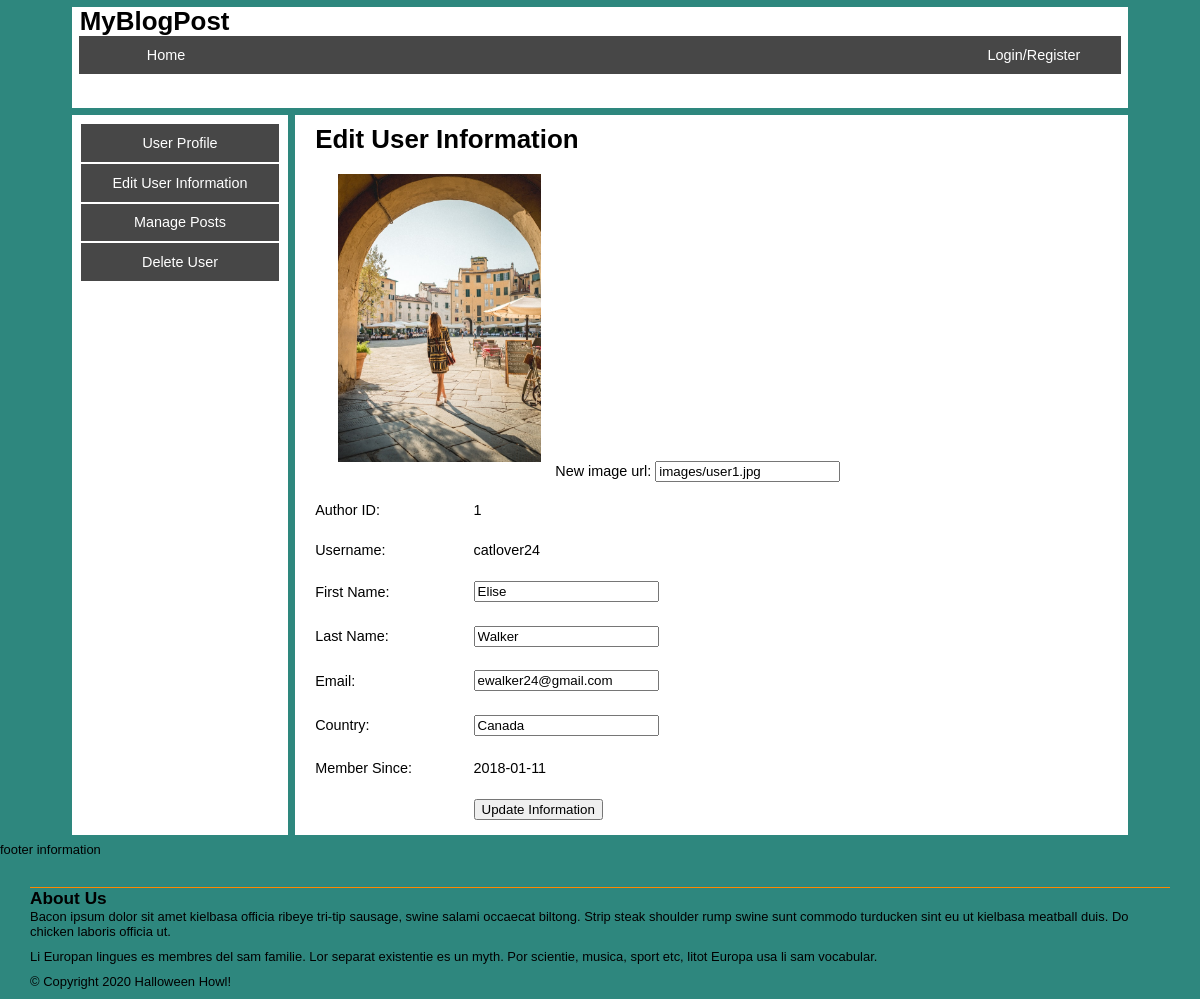
Page /userinfoedit.php (signed in) on the committed database.
### tables this page shows
CREATE TABLE `Userinfo` (
	`authorid` INT AUTO_INCREMENT PRIMARY KEY NOT NULL,
	`username` VARCHAR(255) NOT NULL,
	`password` VARCHAR(255) NOT NULL, 
	`firstname` VARCHAR(255) NOT NULL,
	`lastname` VARCHAR(255) NOT NULL,
	`email` VARCHAR(255) NOT NULL,
	`country` VARCHAR(255),
	`imageURL` VARCHAR(255) DEFAULT "images/default-avatar-icon.png",
	`status` INTEGER DEFAULT 0,
	`joindate` DATE NOT NULL
);

### userinfoedit.php (the view, shortened to what this page needs)
<!DOCTYPE html>
<html>
<head lang="en">
   <link rel="stylesheet" href="css/style.css" />
</head>
<body>
<header id="masthead">
<?php
	include "header.php";
?>
</header>
<div id="main">
<article id="right-sidebar">
<table>
	<tbody>
		<tr><td><a href="userinfo.php">User Profile</a></td></tr>
		<tr><td><a href="userinfoedit.php">Edit User Information</a></td></tr>
		<tr><td><a href="userinfomanageposts.php">Manage Posts</a></td></tr>
		<tr><td><a href="userinfodelete.php">Delete User</a></td></tr>
	</tbody>
</table>
</article>
<article id="center">
<h1>Edit User Information</h1>
<?php
include "db_info/db_credentials.php";
$username = $_SESSION["username"];
$connection = mysqli_connect($dbhost, $dbuser, $dbpass, $db);
$error = mysqli_connect_error();
if($error != null){
  $output = "<p>Unable to connect to database!</p>";
  exit($output);
}else{
	$sql = "SELECT * FROM userinfo WHERE username='".$username."'";
	$result = mysqli_query($connection, $sql);
	if ($result) {
		$row = mysqli_fetch_assoc($result);
		echo "<img class=\"resize\" src='".$row["imageURL"]."'/>";
		echo "New image url: <input type=\"text\" class=\"editinfo\" name=\"imageURL\" value=\"".$row["imageURL"]."\"/>";
		echo "<table id = \"userinfo\"><tbody>";
		echo "<tr><td>Author ID:</td><td>".$row["authorid"]."</td></tr>";
		echo "<tr><td>Username:</td><td id=\"name\">".$row["username"]."</td></tr>";
		echo "<tr><td>First Name:</td><td class=\"editinfo\"><input type=\"text\" name=\"fname\" value=\"".$row["firstname"]."\"/></td></tr>";
		echo "<tr><td>Last Name:</td><td class=\"editinfo\"><input type=\"text\" name=\"lname\" value=\"".$row["lastname"]."\"/></td></tr>";
		echo "<tr><td>Email:</td><td class=\"editinfo\"><input type=\"text\" name=\"email\" value=\"".$row["email"]."\"/></td></tr>";
		echo "<tr><td>Country:</td><td class=\"editinfo\"><input type=\"text\" name=\"country\" value=\"".$row["country"]."\"/></td></tr>";
		echo "<tr><td>Member Since:</td><td>".$row["joindate"]."</td></tr>";
		echo "<tr><td></td><td><input type=\"button\" id=\"submitbutton\" value=\"Update Information\" /></td></tr>";
		echo "</tbody></table>";
	}else{
		printf("Error: %s\n", mysqli_error($connection));
		exit();
	}
}
?>
</article>
</div>
<footer>
</footer>
</body>
</html>

### css/style.css (style rules this page uses)
html, body, header, footer, hgroup, nav, article, section, figure, figcaption, h1, h2, h3, ul, li, div, p, img { margin: 0; padding: 0; font-size: 100%; vertical-align: baseline; border: 0; }
body { background-color: #2e877e; width: 100%; }
html { font-family: Tahoma, Helvetica, sans-serif; }
h1 { font-size: 1.8em; white-space: nowrap; }
h2 { font-size: 1.2em; }
p, body { font-size: 0.9em; }
header { background-color: white; margin: 0.5em 5em 0.5em 5em; height: 7em; }
article#right-sidebar { float: left; height: 50em; width: 15em; margin: 0em 0em 0.5em 5em; background-color: white; }
article#center { height: 50em; overflow: auto; margin: 0em 5em 0.5em 20.5em; background-color: white; }
a:link { text-decoration: none }
table { padding: 0.5em; table-layout: fixed; width: 100%; }
td { text-align:center; }
#right-sidebar tbody tr, tfoot tr { background-color: #474747; border: 1pt solid white; width: 13em; }
tbody td, tfoot td { padding: 0.75em; }
#userinfo { width:40%; }
#userinfo td { text-align:left; width:25%; }
article#center h1 { margin: 10px 20px 5px 20px; }
#right-sidebar a { color: white; }
.footer-section { margin: 30px 30px 0px 30px; border-top: solid 1pt #ff8800; }
.footer-section p { margin: 0px 0px 10px 0px; }
.resize { max-width:20em; max-height:20em; margin: 1em 1em 1em 3em; }
#main { width: 100%; }

### rows in the picture
userinfo: imageURL (picture), imageURL "images/user1.jpg", authorid "1", username "catlover24", fname "Elise", lname "Walker", email "ewalker24@gmail.com", country "Canada", joindate "2018-01-11"
